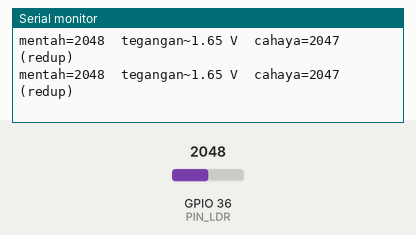
Recording of a sketch running on a simulated ESP32. Parts: the last lines printed to the serial monitor. The test bench sets the inputs (shaded band); at power-on: GPIO 36 (PIN_LDR) = 2048.

Above: at 1.3 s.
1.4 s: GPIO 36 (PIN_LDR) set to 1665
At 1.9 s:
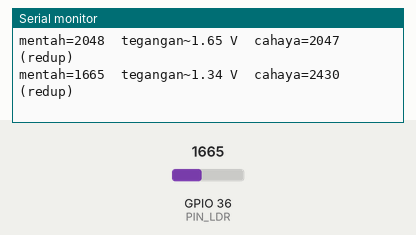
2.9 s: GPIO 36 (PIN_LDR) set to 1542
At 3.4 s:
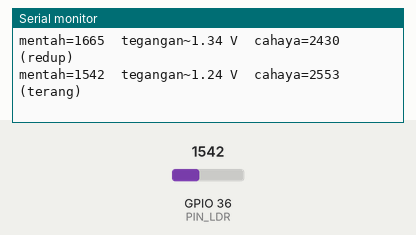

Measured:
- the behaviour switches between 1596 and 1595 on GPIO 36 (PIN_LDR) (found by bisection; images 1 and 2)
- after the input at 1.4 s, the serial monitor: prints a new line after 0.10 s (image 1)
- after the input at 2.9 s, the serial monitor: prints a new line after 0.10 s (image 2)

The sketch:

modul06_ldr_pembagi.ino
```cpp
// Modul 6 - Praktik 1: LDR dan pembagi tegangan
// Rangkaian: 3,3 V -> resistor 10 kiloohm -> titik tengah -> LDR -> GND.
// Titik tengah ke VP (GPIO 36). Makin terang, hambatan LDR makin kecil,
// tegangan titik tengah turun, dan angka mentahnya ikut turun.

const int PIN_LDR = 36;          // VP: LDR (peta pin kanonik)
const int AMBANG_GELAP = 1000;   // cahaya di bawah ini dianggap gelap (sesuaikan dengan ruanganmu)
const int AMBANG_TERANG = 2500;  // cahaya di atas ini dianggap terang

void setup() {
  Serial.begin(115200);
}

void loop() {
  int mentah = analogRead(PIN_LDR);      // 0 sampai 4095
  float tegangan = mentah * 3.3 / 4095;  // perkiraan kasar dengan "penggaris lurus" (Konsep 2)
  int cahaya = 4095 - mentah;            // dibalik: makin terang, makin besar

  Serial.print("mentah=");
  Serial.print(mentah);
  Serial.print("  tegangan~");
  Serial.print(tegangan, 2);  // 2 angka di belakang titik desimal
  Serial.print(" V  cahaya=");
  Serial.print(cahaya);
  if (cahaya < AMBANG_GELAP) {
    Serial.println("  (gelap)");
  } else if (cahaya < AMBANG_TERANG) {
    Serial.println("  (redup)");
  } else {
    Serial.println("  (terang)");
  }
  delay(500);
}
```
